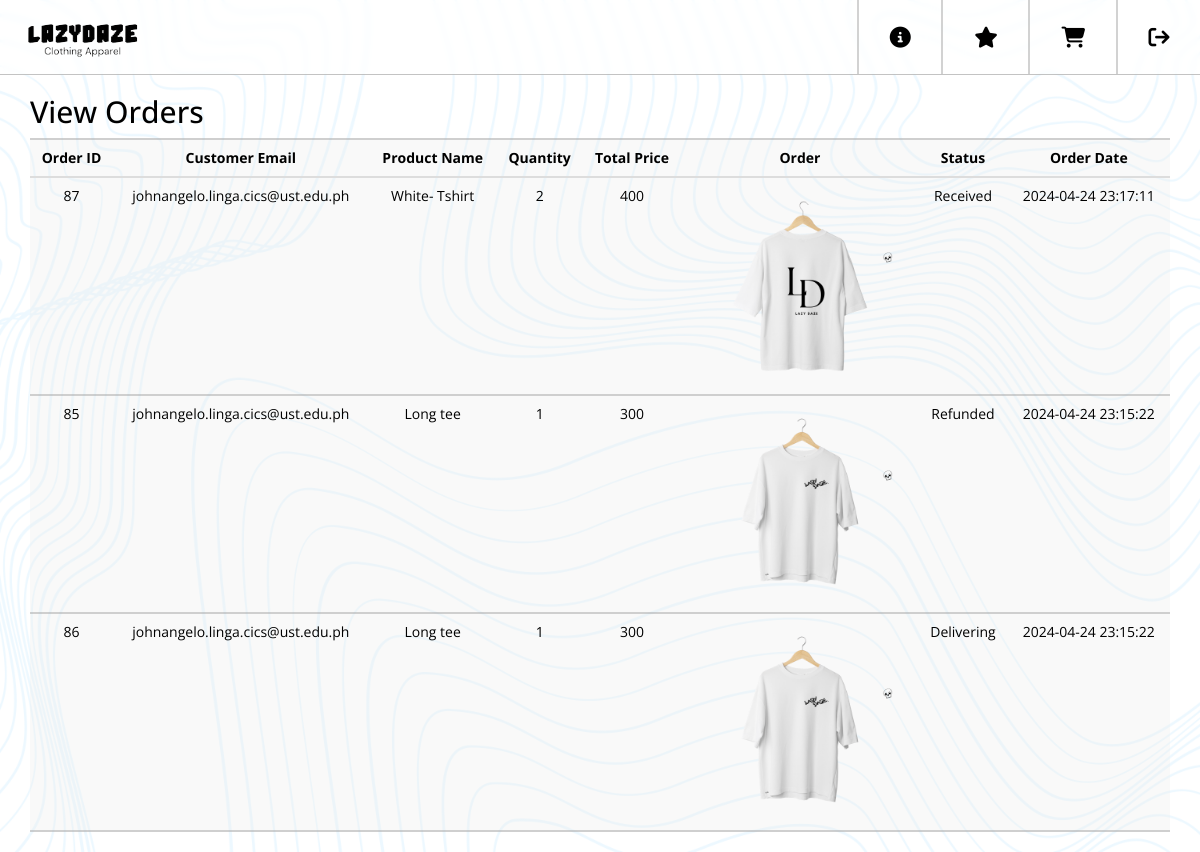
The app's page /View_Order.php with its own data.
### tables this page shows
CREATE TABLE `manageorders` (
  `OrderRefID` int(200) NOT NULL,
  `Customer_Email` varchar(200) NOT NULL,
  `Customer_Name` varchar(200) NOT NULL,
  `Customer_HouseNumber` varchar(200) NOT NULL,
  `Customer_Street` varchar(200) NOT NULL,
  `Customer_Barangay` varchar(200) NOT NULL,
  `Customer_City` varchar(200) NOT NULL,
  `Customer_Postal` int(200) NOT NULL,
  `Customer_Number` varchar(200) NOT NULL,
  `Product_Name` varchar(200) NOT NULL,
  `Size` varchar(200) NOT NULL,
  `Quantity` int(200) NOT NULL,
  `TotalPrice` int(200) NOT NULL,
  `img` varchar(200) NOT NULL,
  `Receipt_img` varchar(200) NOT NULL,
  `Confirmed` tinyint(1) DEFAULT 0,
  `Status` varchar(50) NOT NULL DEFAULT 'Pending',
  `Order_Date` datetime NOT NULL
);

### View_Order.php (the view, shortened to what this page needs)
<?php
include('connect.php');
$order_query = "SELECT * FROM manageorders ORDER BY Order_Date DESC";
$order_result = mysqli_query($conn, $order_query);
?>
<!DOCTYPE html>
<html lang="en">
<head>
    <link rel="stylesheet" href="https://maxcdn.bootstrapcdn.com/bootstrap/3.4.1/css/bootstrap.min.css">
    <link href="./Payment.css" rel="stylesheet" type="text/css"/>
    <link rel="stylesheet" href="https://cdnjs.cloudflare.com/ajax/libs/font-awesome/6.5.1/css/all.min.css" />
</head>
<body>
    <div class="bg">
        <div class="topnav">
            <a href="homepage.php">
                <img align="left" class="ld-icon" src="LDAssets/lz logo.png" alt="LazyDaze">
            </a>
            <div class="nav-h-layout">
                <div class="nav-icon">
                    <a href="logout.php">
                    </a>
                </div>
                <div class="nav-line"></div>
                <div class="nav-icon">
                    <a href="cart.php">
                    </a>
                </div>
                <div class="nav-line"></div>
                <div class="nav-icon">
                    <a href="reviews.php">
                    </a>
                </div>
                <div class="nav-line"></div>
                <div class="nav-icon">
                    <a href="inquiries.php">
                    </a>
                </div>
                <div class="nav-line"></div>
            </div>
        </div>
       <div class="container">
           <div class="row">
               <div class="col-md-12">
                   <h2>View Orders</h2>
                   <table class="table">
                       <thead>
                           <tr>
                               <th>Order ID</th>
                               <th>Customer Email</th>
                               <th>Product Name</th>
                               <th>Quantity</th>
                               <th>Total Price</th>
                               <th>Order</th>
                               <th>Status</th>
                               <th>Order Date</th>
                           </tr>
                       </thead>
                       <tbody>
                           <?php
                           while($row = mysqli_fetch_assoc($order_result)) {
                               echo "<tr>";
                               echo "<td>".$row['OrderRefID']."</td>";
                               echo "<td>".$row['Customer_Email']."</td>";
                               echo "<td>".$row['Product_Name']."</td>";
                               echo "<td>".$row['Quantity']."</td>";
                               echo "<td>".$row['TotalPrice']."</td>";
                               echo '<td><img src="' . $row['img'] . '" class="item-image" alt="Product Image"></td>';
                               echo "<td>".$row['Status']."</td>";
                               echo "<td>".$row['Order_Date']."</td>";
                               echo "</tr>";
                           }
                           ?>
                       </tbody>
                   </table>
               </div>
           </div>
       </div>
</body>
</html>

### Payment.css (style rules this page uses)
body, html { animation: appear 0.5s; background-color: white; color: black; height: 100%; font-family: 'Open Sans', sans-serif; }
a { text-decoration: none; color: white; }
.bg { background-image: linear-gradient(rgba(255, 255, 255, 0.910), rgba(255, 255, 255, 0.910)), url("./LDAssets/typo\ bg.png"); background-color: white; height: 100%; background-size: 100%; position: relative; overflow-x: hidden; }
.topnav { overflow: hidden; background-color: rgba(255, 255, 255, 0.5); backdrop-filter: blur(3px); position: sticky; top: 0px; z-index: 1; border-bottom: 1px solid rgba(136, 136, 136, 0.5); }
.topnav a { float: left; margin-left: 5px; color: black; text-align: center; padding: 14px 16px; text-decoration: none; transition-duration: 0.3s; }
.ld-icon { width: 70%; margin: 0px; }
.nav-h-layout { flex-direction: row-reverse; align-items: center; display: flex; }
.nav-icon { text-decoration: none; margin: auto 14.5px auto 10px; }
.nav-line { margin-top: -2px; height: 76px; border-left: 2.5px solid rgba(166, 166, 166, 0.5); }
table { border-top: 2.5px solid rgba(166, 166, 166, 0.5); border-bottom: 2.5px solid rgba(166, 166, 166, 0.5); background-color: rgba(233, 233, 233, 0.288); text-align: center; }
th { text-align: center; }
td { border-top: 2.5px solid rgba(166, 166, 166, 0.5); border-bottom: 2.5px solid rgba(166, 166, 166, 0.5); }
.item-image { width: 200px; }

### records on screen
manageorders: OrderRefID "87", Customer_Email "johnangelo.linga.cics@ust.edu.ph", Product_Name "White- Tshirt", Quantity "2", TotalPrice "400", img (picture), Status "Received", Order_Date "2024-04-24 23:17:11"
manageorders: OrderRefID "85", Customer_Email "johnangelo.linga.cics@ust.edu.ph", Product_Name "Long tee", Quantity "1", TotalPrice "300", img (picture), Status "Refunded", Order_Date "2024-04-24 23:15:22"
manageorders: OrderRefID "86", Customer_Email "johnangelo.linga.cics@ust.edu.ph", Product_Name "Long tee", Quantity "1", TotalPrice "300", img (picture), Status "Delivering", Order_Date "2024-04-24 23:15:22"
